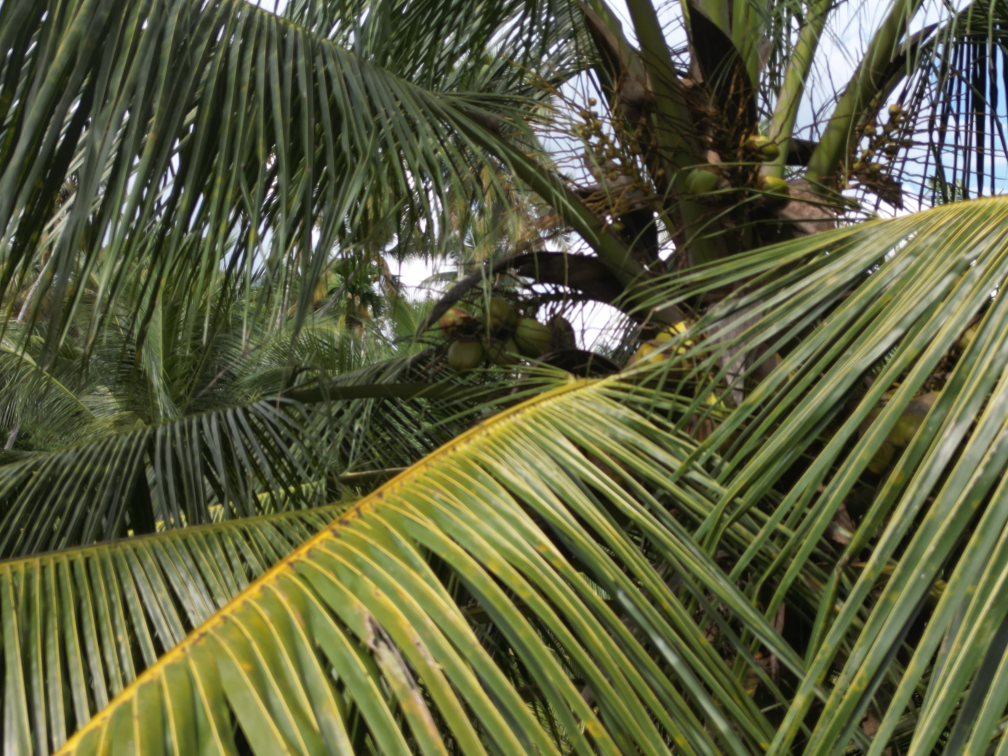
#> input picture ml/data/sample/DJI_0258.JPG, 4032 x 3024 px (shown at 1/4 size)
$ python -i prepare_caterpillar_dataset.py   (imports and definitions only)
#> lines starting #> are read from the running program, lines starting #| are printed output that depends on the picture
#> further down, picture is the input picture: PIL image 4032x3024 RGB; mean R, G, B 92.4, 95.8, 63.1
"""
Caterpillar Dataset Preparation Script
=======================================
Creates train/validation/test split with augmentation
- 70% train (20x augmented), 15% validation, 15% test
"""

import os
import shutil
import random
import numpy as np
from PIL import Image, ImageEnhance, ImageFilter
from datetime import datetime

# Configuration
TRAIN_RATIO = 0.70
VAL_RATIO = 0.15
TEST_RATIO = 0.15
AUGMENTATIONS_PER_IMAGE = 20

# Paths
BASE_DIR = os.path.dirname(__file__)
DATA_DIR = os.path.join(BASE_DIR, 'data', 'raw', 'pest_caterpillar')

SOURCE_FOLDERS = {
    'caterpillar': os.path.join(DATA_DIR, 'coconut_caterpillar_original'),
    'healthy': os.path.join(DATA_DIR, 'healthy_leaves_original')
}

OUTPUT_DIR = os.path.join(DATA_DIR, 'dataset')


def augment_image(img):
    """Apply random augmentations."""

    if random.random() > 0.5:
        img = img.transpose(Image.FLIP_LEFT_RIGHT)
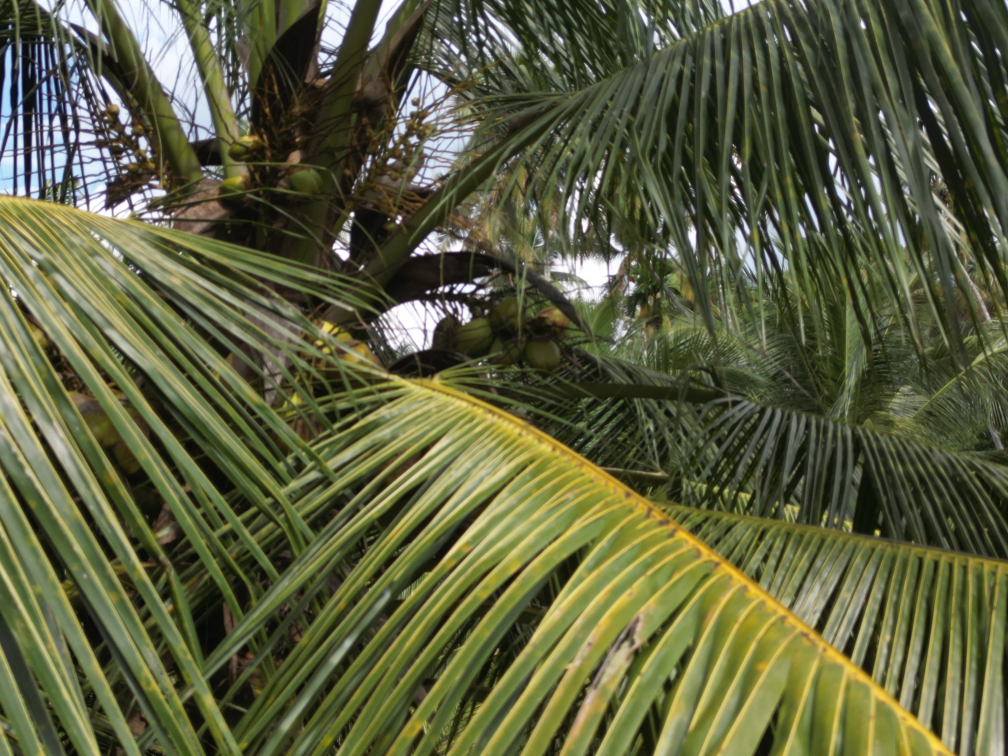
#> img: PIL image 4032x3024 RGB (shown at 1/4 size); mean R, G, B 92.4, 95.8, 63.1

    if random.random() > 0.7:
        img = img.transpose(Image.FLIP_TOP_BOTTOM)
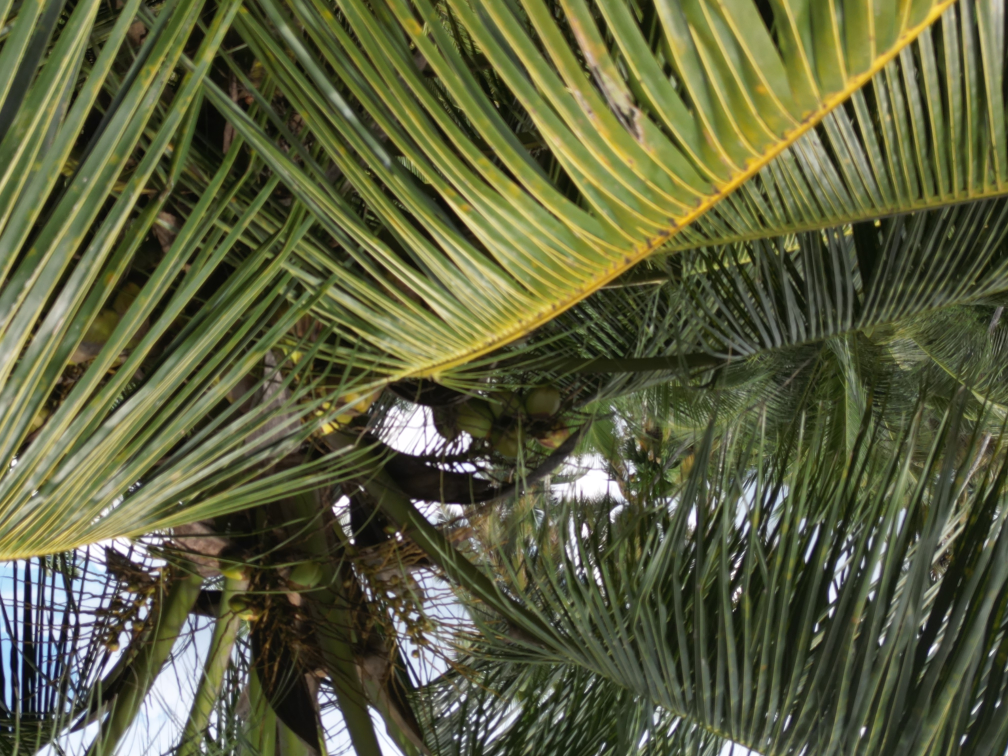
#> img: PIL image 4032x3024 RGB (shown at 1/4 size); mean R, G, B 92.4, 95.8, 63.1

    if random.random() > 0.3:
        angle = random.uniform(-20, 20)
        img = img.rotate(angle, resample=Image.BICUBIC, expand=False, fillcolor=(0, 0, 0))
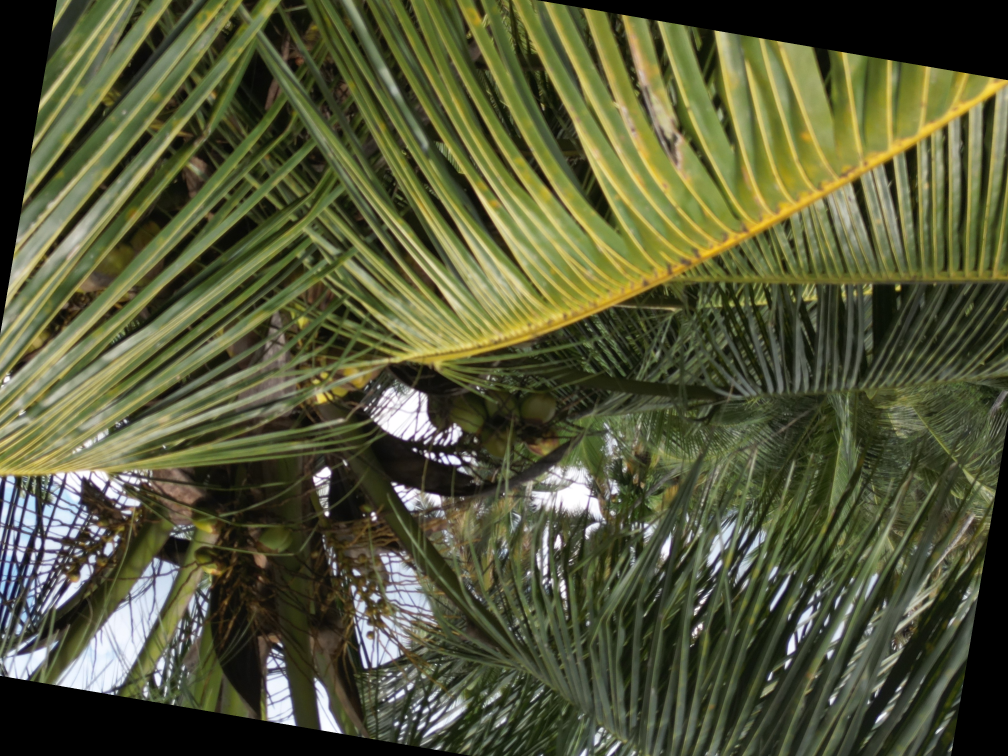
#> img: PIL image 4032x3024 RGB (shown at 1/4 size); mean R, G, B 85.6, 88.5, 57.7

    enhancer = ImageEnhance.Brightness(img)
    img = enhancer.enhance(random.uniform(0.75, 1.25))

    enhancer = ImageEnhance.Contrast(img)
    img = enhancer.enhance(random.uniform(0.85, 1.15))

    enhancer = ImageEnhance.Color(img)
    img = enhancer.enhance(random.uniform(0.85, 1.15))

    if random.random() > 0.5:
        enhancer = ImageEnhance.Sharpness(img)
        img = enhancer.enhance(random.uniform(0.8, 1.2))

    if random.random() > 0.4:
        w, h = img.size
#> w = 4032; h = 3024
        zoom = random.uniform(0.05, 0.20)
        crop_px_w = int(w * zoom)
#> crop_px_w = 554
        crop_px_h = int(h * zoom)
#> crop_px_h = 415
        left = random.randint(0, crop_px_w)
#> left = 223
        top = random.randint(0, crop_px_h)
#> top = 258
        right = w - random.randint(0, crop_px_w)
#> right = 3890
        bottom = h - random.randint(0, crop_px_h)
#> bottom = 2880
        if right > left and bottom > top:
            img = img.crop((left, top, right, bottom))
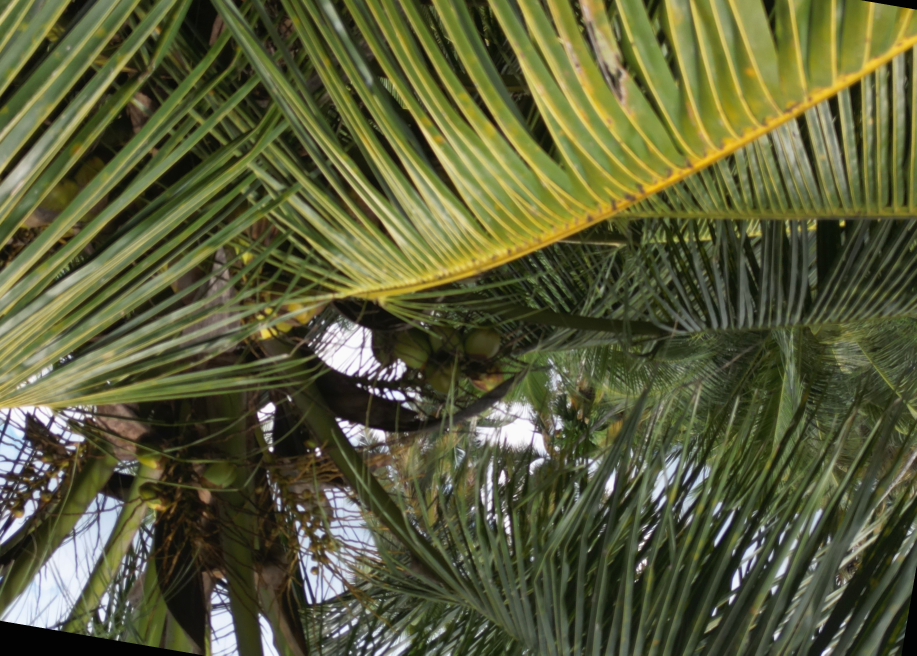
#> img: PIL image 3667x2622 RGB (shown at 1/4 size); mean R, G, B 90.2, 93.2, 58
            img = img.resize((w, h), Image.BICUBIC)
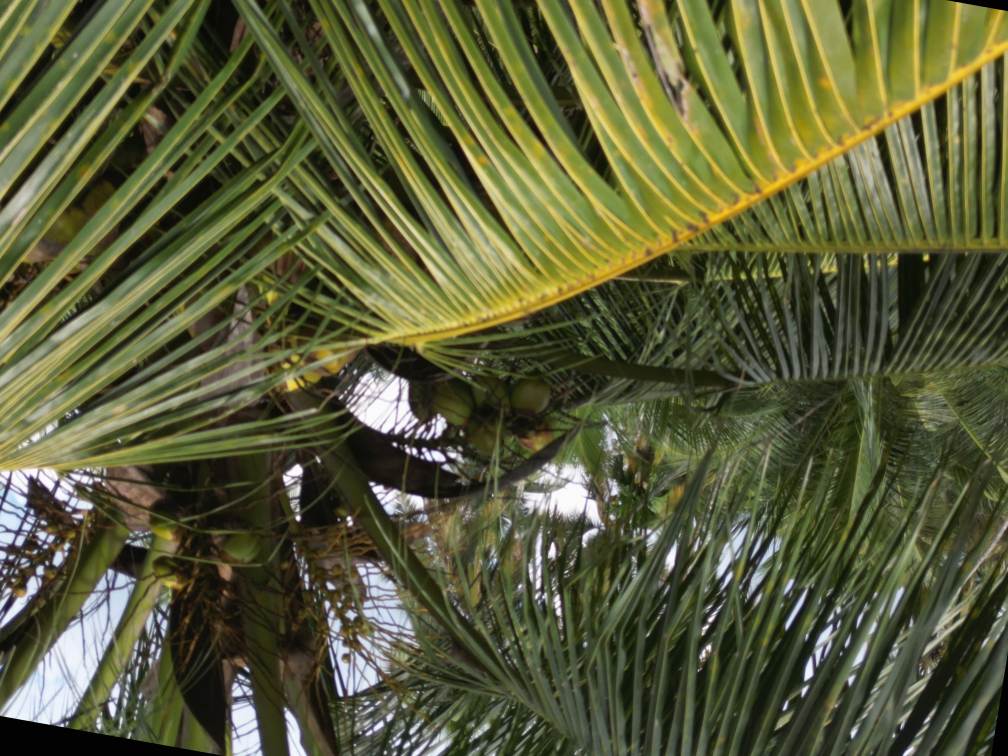
#> img: PIL image 4032x3024 RGB (shown at 1/4 size); mean R, G, B 90.2, 93.2, 58

    if random.random() > 0.90:
        img = img.filter(ImageFilter.GaussianBlur(radius=random.uniform(0.3, 0.8)))

    if random.random() > 0.85:
        img_array = np.array(img, dtype=np.float32)
        noise = np.random.normal(0, random.uniform(2, 5), img_array.shape)
        img_array = np.clip(img_array + noise, 0, 255).astype(np.uint8)
        img = Image.fromarray(img_array)

    return img


# [147 lines left out: functions get_images, process_class, main, not called in this run]


# [2 lines not run here, left out]

>>> from PIL import Image
>>> picture = Image.open('data/sample/DJI_0258.JPG')
>>> result = augment_image(picture)
